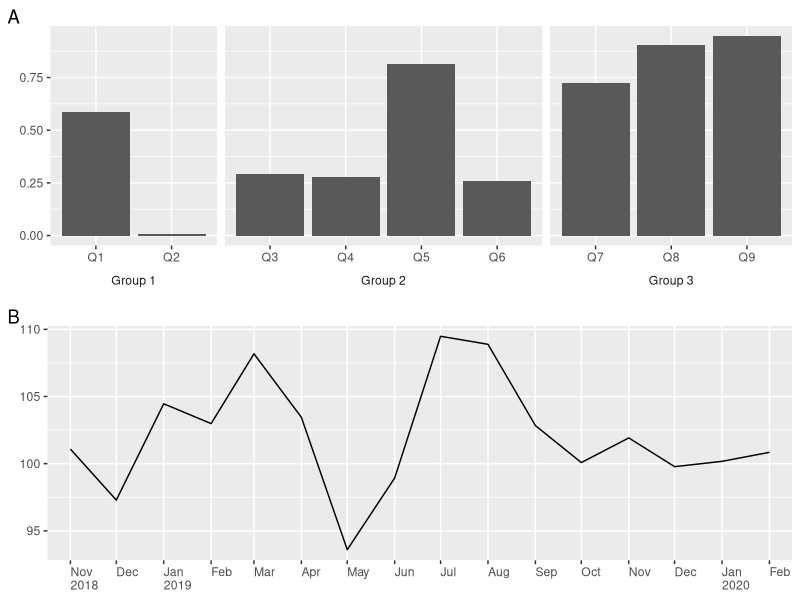
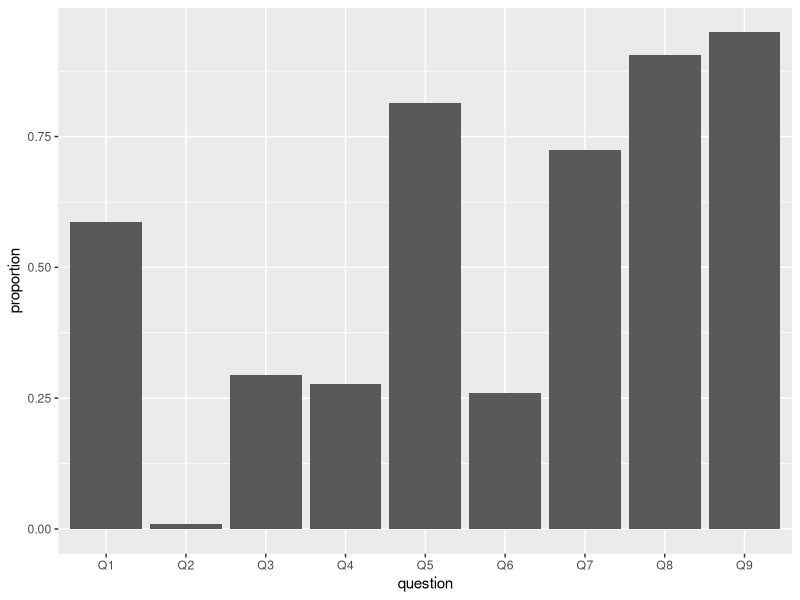
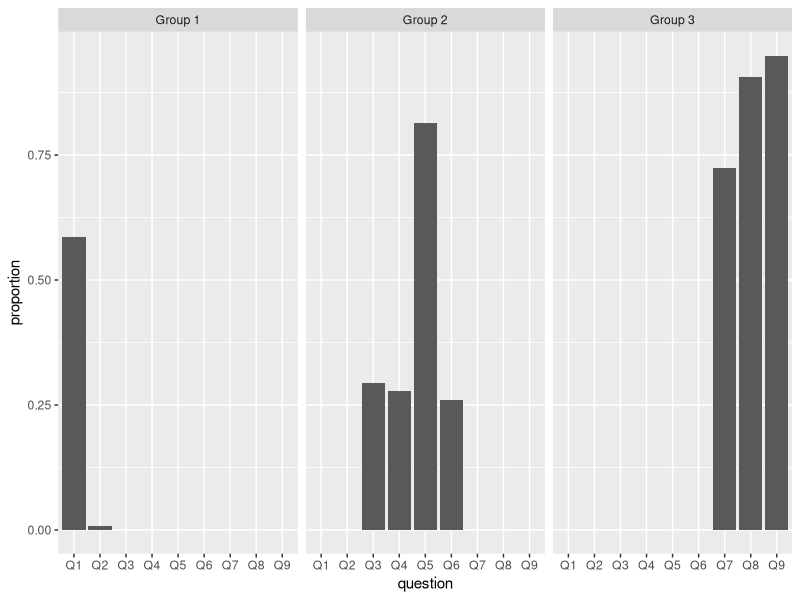
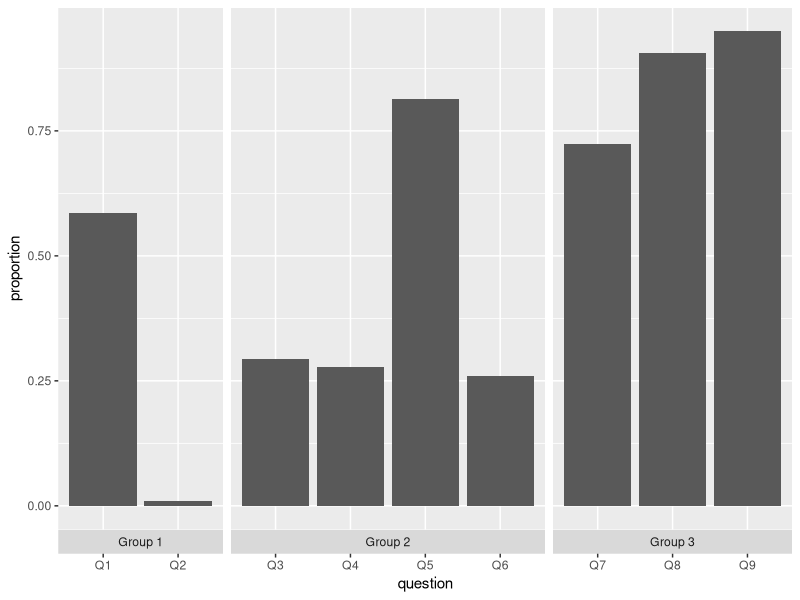
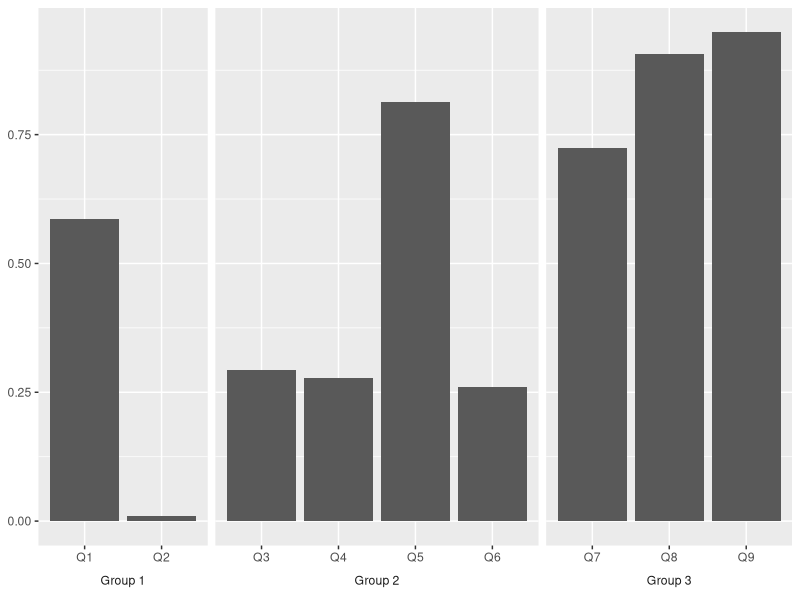
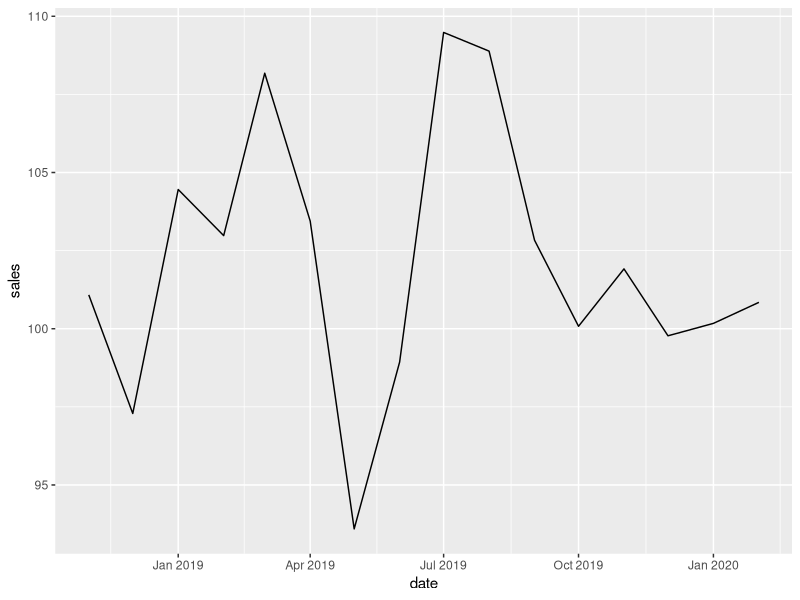
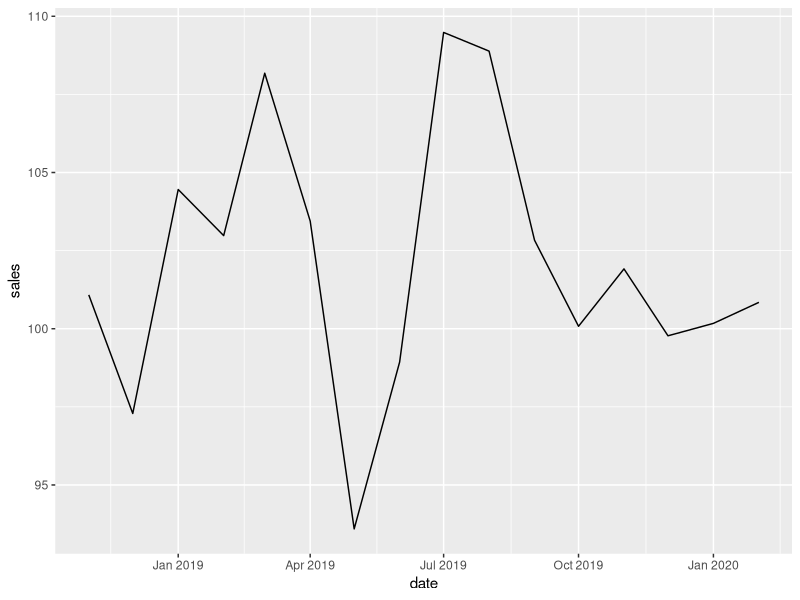
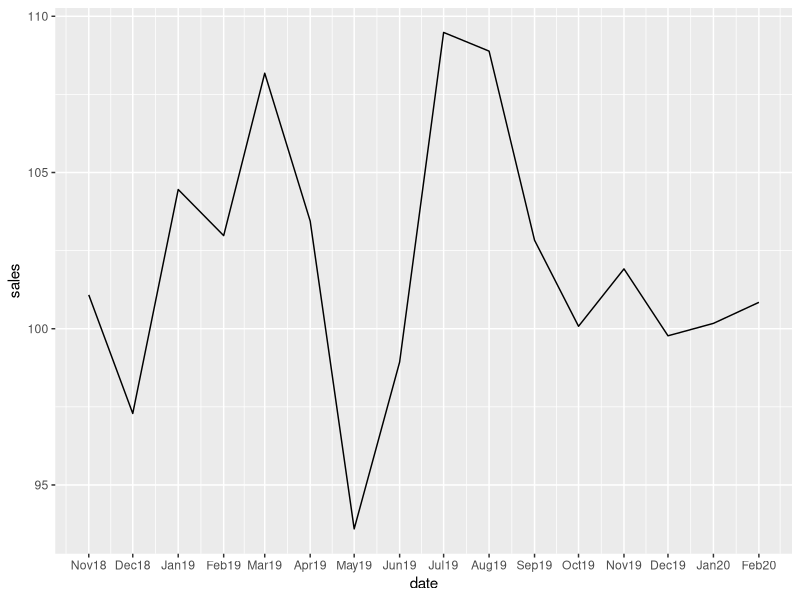

Source code (R) for these figures, in order:
## ---- chunk 1
knitr::opts_chunk$set(echo = TRUE, message = FALSE, warning = FALSE, fig.align = 'center', fig.height = 3, fig.width = 6)
Sys.setlocale(category = "LC_ALL", locale = "english")
## ---- chunk 2
library(dplyr)
library(ggplot2)

# Bar chart ----

TIMES <- c(2, 4, 3)
set.seed(4)
data <- tibble(group = c(rep(paste("Group", 1:3), times = TIMES)),
               question = paste0("Q", 1:sum(TIMES)),
               proportion = runif(sum(TIMES)))

p_bars <- data %>% 
  ggplot(aes(x = question, y = proportion)) +
  geom_col() +
  facet_grid(~group, scales = "free_x", switch = "x", space = "free_x") +
  theme(strip.placement = "outside", 
        strip.background = element_rect(fill = "white"),
        axis.title = element_blank()) +
  labs(tag = "A")

# Line chart ----

N <- 16
set.seed(4)
data <- tibble(date = seq(as.Date("2018-11-01"), by = "1 month", length.out = N),
               sales = rnorm(n = N, mean = 100, sd = 5))

format_dates <- function(x) {
  
  years <- lubridate::year(x)
  months <- strftime(x, format = "%b")
  
  if_else(is.na(lag(years)) | lag(years) != years, 
          true = paste(months, years, sep = "\n"), 
          false = months)
  
}

p_line <- data %>% 
  ggplot(aes(x = date, y = sales)) +
  geom_line() +
  scale_x_date(name = NULL,
               breaks = "1 month",
               minor_breaks = NULL,
               expand = expand_scale(add = 15),
               labels = format_dates) +
  theme(axis.text.x = element_text(hjust = 0)) +
  labs(tag = "B",
       y = NULL)

gridExtra::grid.arrange(p_bars, p_line, nrow = 2)
## ---- chunk 3
Sys.setlocale(category = "LC_ALL", locale = "latvian")
## ---- chunk 4
# For `tibble()`, `if_else()` and pipe `%>%`.
library(dplyr)
# Reproducibility.
set.seed(4) 
# Counts of elements in each of the three groups.
TIMES <- c(2, 4, 3)
# Simulate data.
data <- tibble(group = c(rep(paste("Group", 1:3), times = TIMES)),
               question = paste0("Q", 1:sum(TIMES)),
               proportion = runif(sum(TIMES)))
# Print data.
data
## ---- chunk 5
library(ggplot2)
data %>% 
  ggplot(aes(x = question, y = proportion)) +
  geom_col()
## ---- chunk 6
data %>% 
  ggplot(aes(x = question, y = proportion)) +
  geom_col() +
  facet_grid(~group)
## ---- chunk 7
p_bars <- data %>% 
  ggplot(aes(x = question, y = proportion)) +
  geom_col() +
  facet_grid(~group, 
             scales = "free_x", # Let the x axis vary across facets.
             space = "free_x",  # Let the width of facets vary and force all bars to have the same width.
             switch = "x")      # Move the facet labels to the bottom.

p_bars
## ---- chunk 8
p_bars + 
  theme(strip.placement = "outside",                      # Place facet labels outside x axis labels.
        strip.background = element_rect(fill = "white"),  # Make facet label background white.
        axis.title = element_blank())                     # Remove x and y axis titles.
## ---- chunk 9
# Number of months.
N <- 16
# Reproducibility.
set.seed(4)
# Simulate data.
data <- tibble(date = seq(as.Date("2018-11-01"), by = "1 month", length.out = N),
               sales = rnorm(n = N, mean = 100, sd = 5))
# Print data.
data
## ---- chunk 10
p_line <- data %>% 
  ggplot(aes(x = date, y = sales)) +
  geom_line()

p_line
## ---- chunk 11
# Change locale.
Sys.setlocale(category = "LC_ALL", locale = "english")
# Reprint the chart.
p_line
## ---- chunk 12
p_line + 
  scale_x_date(date_breaks = "1 month",  # Date labels for each month.
               date_labels = "%b%y")     # Date format: abbreviated month and a 2-digit year.
## ---- chunk 13
# Faceting approach does not suit this chart.
data %>% 
  ggplot(aes(x = date, y = sales)) +
  geom_line() +
  scale_x_date(date_breaks = "1 month",
               date_labels = "%b") +
  facet_grid(~lubridate::year(date), 
             scales = "free_x", 
             switch = "x", 
             space = "free_x") + 
  theme(strip.placement = "outside", 
        strip.background = element_rect(fill = "white"), 
        axis.title = element_blank())
## ---- chunk 14
# Still does not suit.
data %>% 
  ggplot(aes(x = date, y = sales)) +
  geom_line() +
  scale_x_date(date_breaks = "1 month",
               date_labels = "%b") +           
  facet_grid(~lubridate::year(date), 
             scales = "free_x", 
             switch = "x", 
             space = "free_x") + 
  theme(strip.placement = "outside", 
        strip.background = element_rect(fill = "white"), 
        axis.title = element_blank(),
        panel.spacing = unit(0, units = "cm"))           # Remove the white space between the facets.
## ---- chunk 15
format_dates <- function(x) {
  months <- strftime(x, format = "%b")              # Abbreviated name of the month.
  years <- lubridate::year(x)                       # Year as a 4-digit number.
  if_else(is.na(lag(years)) | lag(years) != years,  # Conditions for pasting.
          true = paste(months, years, sep = "\n"), 
          false = months)
}
## ---- chunk 16
# Test the function.
format_dates(as.Date(c("2018-09-30", "2018-12-31", "2019-03-31", "2019-06-30")))
format_dates(as.Date(c("2018-12-31", "2019-03-31", "2019-06-30", "2019-09-30")))
## ---- chunk 17
data %>% 
  ggplot(aes(x = date, y = sales)) +
  geom_line() + 
  # Customize x axis.
  scale_x_date(date_breaks = "1 month",          # Date labels for each month.
               minor_breaks = NULL,              # No additional labels in-between `date_breaks`.
               expand = expand_scale(add = 15),  # Add 15 days to the x-axis on the left and on the right.
               labels = format_dates) +          # Supply a user-defined date formatting function.
  
  # Customize the non-data components.
  theme(axis.text.x = element_text(hjust = 0),   # Left-justify x-axis labels.
        axis.title = element_blank())            # Remove x and y axis titles.
## ---- chunk 18
format_dates <- function(x) {
  months <- strftime(x, format = "%b") %>%          # Abbreviated name of the month.
  stringr::str_to_upper() %>%                       # May or may not be needed depending on your locale.
  stringr::str_sub(start = 1, end = 1)              # Extract just the first letter.
  years <- lubridate::year(x)                       # Year as a 4-digit number.
  if_else(is.na(lag(years)) | lag(years) != years,  # Conditions for pasting.
          true = paste(months, years, sep = "\n"), 
          false = months)
}

data %>% 
  ggplot(aes(x = date, y = sales)) +
  geom_line() + 
  # Customize x axis.
  scale_x_date(date_breaks = "1 month",          # Date labels for each month.
               minor_breaks = NULL,              # No additional labels in-between `date_breaks`.
               expand = expand_scale(add = 15),  # Add 15 days to the x-axis on the left and on the right.
               labels = format_dates) +          # Supply a user-defined date formatting function.
  
  # Customize the non-data components.
  theme(axis.text.x = element_text(hjust = 0),   # Left-justify x-axis labels.
        axis.title = element_blank())            # Remove x and y axis titles.
